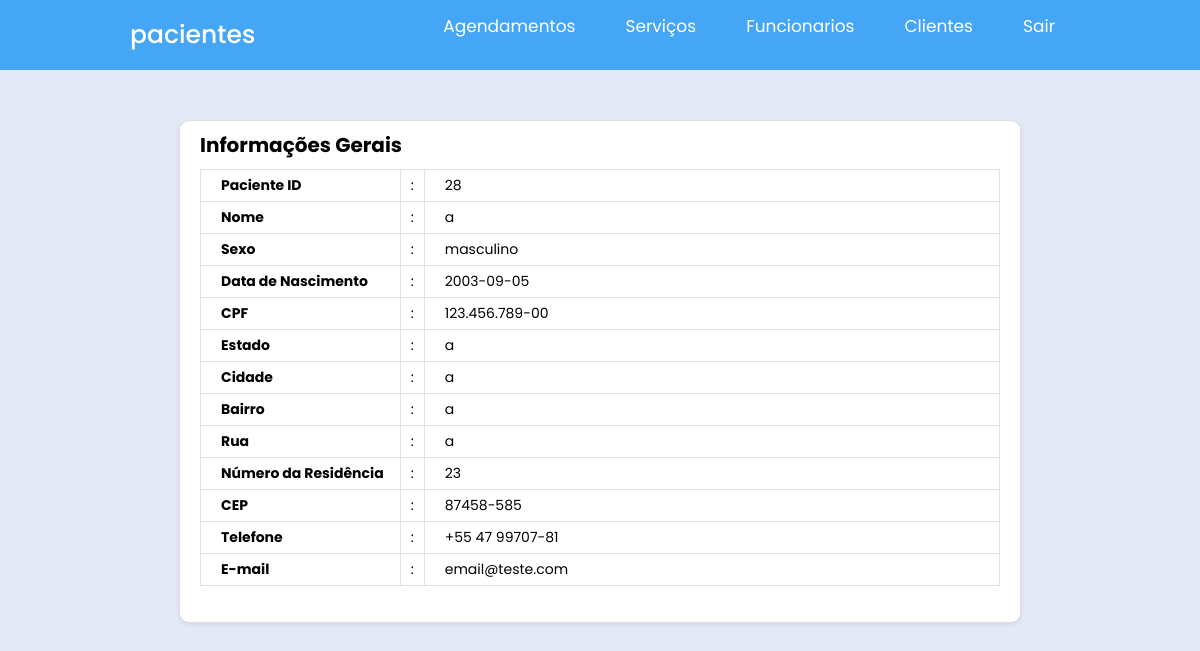
/site/admin/Tela_Admin/Clientes/Ver_Cliente.php?id=28, run on an earlier commit of the app's database.
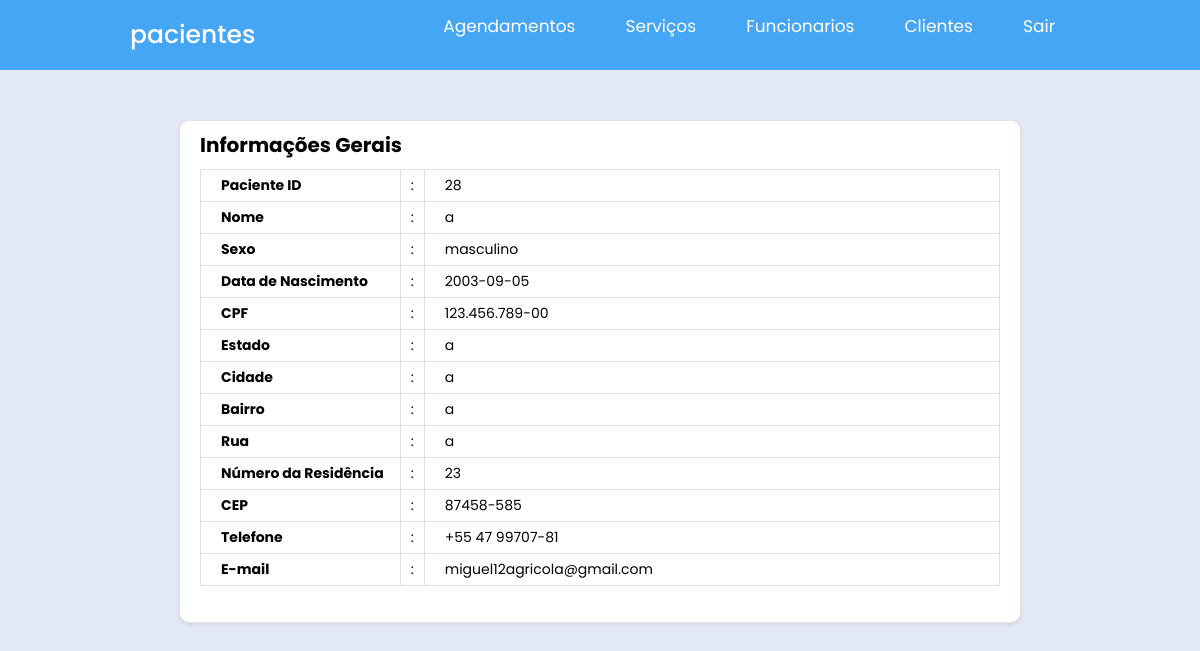
And on a later commit of the database.
### tables this page shows
CREATE TABLE `pacientes` (
  `id_paciente` int(11) NOT NULL,
  `nome` varchar(100) NOT NULL,
  `sexo` enum('masculino','feminino','N/A') NOT NULL DEFAULT 'N/A',
  `data_nascimento` date NOT NULL,
  `cpf` varchar(14) NOT NULL,
  `estado` char(2) NOT NULL,
  `cidade` varchar(100) NOT NULL,
  `bairro` varchar(100) NOT NULL,
  `rua` varchar(150) NOT NULL,
  `numero_residencia` varchar(10) NOT NULL,
  `cep` varchar(9) NOT NULL,
  `telefone` varchar(15) DEFAULT NULL,
  `email` varchar(255) NOT NULL
);

### site/admin/Tela_Admin/Clientes/Ver_Cliente.php (the view, shortened to what the changed rows need)
<!DOCTYPE html>
<html lang="pt-BR">
<head>
    <link rel="stylesheet" href="css/CLCliente.css">
    <link rel="stylesheet" href="css/FontCliente.css">
    <link href='https://unpkg.com/boxicons@2.1.1/css/boxicons.min.css' rel='stylesheet'>
    <link rel="stylesheet" href="https://maxcdn.bootstrapcdn.com/font-awesome/4.5.0/css/font-awesome.min.css">
</head>
<body>
<br><br><br><br>
<?php
if (isset($_GET['id'])) {
    $id = $_GET["id"];
    $conexao = conectadb();
    $conexao->set_charset("utf8");
    $sql = "SELECT * FROM pacientes WHERE id_paciente=$id";
    $result = $conexao->query($sql);
}
if ($result->num_rows > 0) {
    while ($linha = $result->fetch_assoc()) {
        $id = $linha["id_paciente"];
        $nome = $linha["nome"];
        $sexo = $linha["sexo"];
        $data_nascimento = $linha["data_nascimento"];
        $cpf = $linha["cpf"];
        $estado = $linha["estado"];
        $cidade = $linha["cidade"];
        $bairro = $linha["bairro"];
        $rua = $linha["rua"];
        $numero_residencia = $linha["numero_residencia"];
        $cep = $linha["cep"];
        $telefone = $linha["telefone"];
        $email = $linha["email"];
    }
} else {
    echo "Nenhum funcionário encontrado.";
}
?>
<div class="funcionario-profile py-4">
    <div class="container d-flex justify-content-center">
        <div class="row">
            <div class="col-lg-12">
                <div class="card shadow-sm">
                    <div class="card-body pt-0">
                        <table class="table table-bordered" style="font-size: 1.2rem; width: 800px; border-collapse: collapse;">
                            <tr>
                                <th width="25%" style="text-align: left; padding-left: 20px;">Paciente ID</th>
                                <td width="2%" style="text-align: center;">:</td>
                                <td style="padding-left: 20px;"><?php echo $id; ?></td>
                            </tr>
                            <tr>
                                <th width="25%" style="text-align: left; padding-left: 20px;">Nome</th>
                                <td width="2%" style="text-align: center;">:</td>
                                <td style="padding-left: 20px;"><?php echo $nome; ?></td>
                            </tr>
                            <tr>
                                <th width="25%" style="text-align: left; padding-left: 20px;">Sexo</th>
                                <td width="2%" style="text-align: center;">:</td>
                                <td style="padding-left: 20px;"><?php echo $sexo; ?></td>
                            </tr>
                            <tr>
                                <th width="25%" style="text-align: left; padding-left: 20px;">Data de Nascimento</th>
                                <td width="2%" style="text-align: center;">:</td>
                                <td style="padding-left: 20px;"><?php echo $data_nascimento; ?></td>
                            </tr>
                            <tr>
                                <th width="25%" style="text-align: left; padding-left: 20px;">CPF</th>
                                <td width="2%" style="text-align: center;">:</td>
                                <td style="padding-left: 20px;"><?php echo $cpf; ?></td>
                            </tr>
                            <tr>
                                <th width="25%" style="text-align: left; padding-left: 20px;">Estado</th>
                                <td width="2%" style="text-align: center;">:</td>
                                <td style="padding-left: 20px;"><?php echo $estado; ?></td>
                            </tr>
                            <tr>
                                <th width="25%" style="text-align: left; padding-left: 20px;">Cidade</th>
                                <td width="2%" style="text-align: center;">:</td>
                                <td style="padding-left: 20px;"><?php echo $cidade; ?></td>
                            </tr>
                            <tr>
                                <th width="25%" style="text-align: left; padding-left: 20px;">Bairro</th>
                                <td width="2%" style="text-align: center;">:</td>
                                <td style="padding-left: 20px;"><?php echo $bairro; ?></td>
                            </tr>
                            <tr>
                                <th width="25%" style="text-align: left; padding-left: 20px;">Rua</th>
                                <td width="2%" style="text-align: center;">:</td>
                                <td style="padding-left: 20px;"><?php echo $rua; ?></td>
                            </tr>
                            <tr>
                                <th width="25%" style="text-align: left; padding-left: 20px;">Número da Residência</th>
                                <td width="2%" style="text-align: center;">:</td>
                                <td style="padding-left: 20px;"><?php echo $numero_residencia; ?></td>
                            </tr>
                            <tr>
                                <th width="25%" style="text-align: left; padding-left: 20px;">CEP</th>
                                <td width="2%" style="text-align: center;">:</td>
                                <td style="padding-left: 20px;"><?php echo $cep; ?></td>
                            </tr>
                            <tr>
                                <th width="25%" style="text-align: left; padding-left: 20px;">Telefone</th>
                                <td width="2%" style="text-align: center;">:</td>
                                <td style="padding-left: 20px;"><?php echo $telefone; ?></td>
                            </tr>
                            <tr>
                                <th width="25%" style="text-align: left; padding-left: 20px;">E-mail</th>
                                <td width="2%" style="text-align: center;">:</td>
                                <td style="padding-left: 20px;"><?php echo $email; ?></td>
                            </tr>
                        </table>
                    </div>
                </div>
            </div>
        </div>
    </div>
</div>
</body>
</html>

What changed in the data, as far as the page shows it:
changed pacientes "masculino": email "email@teste.com" → "miguel12agricola@gmail.com"
